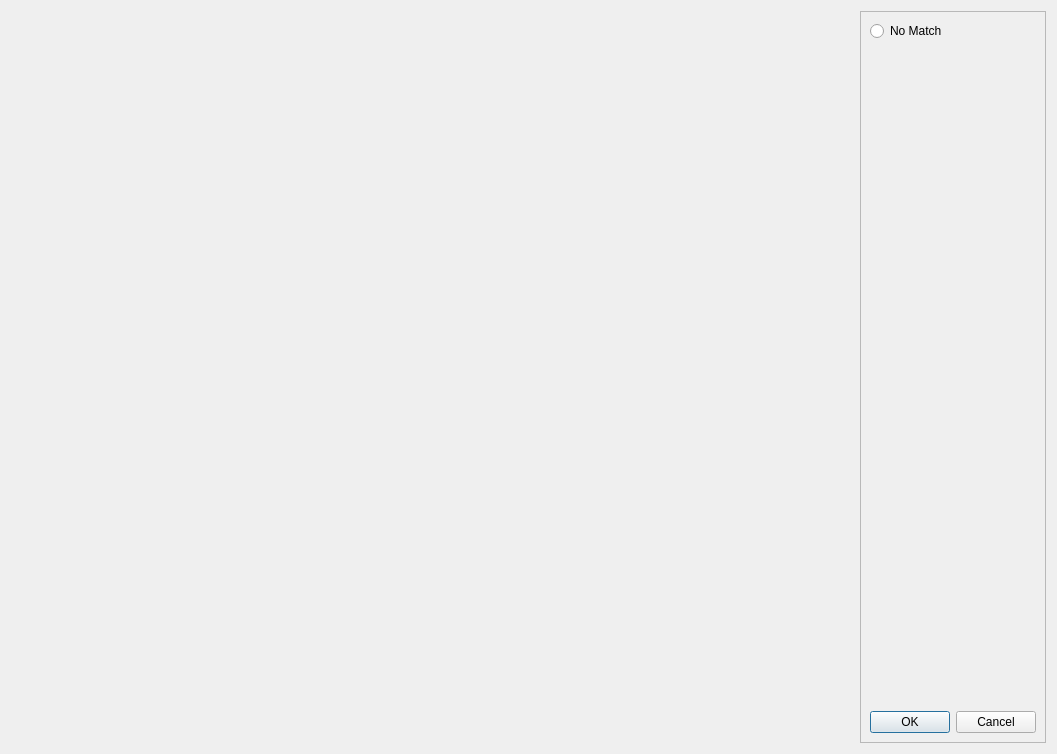
<?xml version="1.0" encoding="UTF-8"?>
<ui version="4.0">
 <class>SessionTrackerDialog</class>
 <widget class="QDialog" name="SessionTrackerDialog">
  <property name="windowModality">
   <enum>Qt::ApplicationModal</enum>
  </property>
  <property name="geometry">
   <rect>
    <x>0</x>
    <y>0</y>
    <width>1057</width>
    <height>754</height>
   </rect>
  </property>
  <property name="sizePolicy">
   <sizepolicy hsizetype="Expanding" vsizetype="Expanding">
    <horstretch>0</horstretch>
    <verstretch>0</verstretch>
   </sizepolicy>
  </property>
  <property name="windowTitle">
   <string>Dialog</string>
  </property>
  <layout class="QHBoxLayout" name="horizontalLayout">
   <item>
    <widget class="MatplotlibWidget" name="mplwidget" native="true">
     <property name="sizePolicy">
      <sizepolicy hsizetype="Expanding" vsizetype="Expanding">
       <horstretch>0</horstretch>
       <verstretch>0</verstretch>
      </sizepolicy>
     </property>
     <property name="autoFillBackground">
      <bool>true</bool>
     </property>
    </widget>
   </item>
   <item>
    <widget class="QFrame" name="frame">
     <property name="frameShape">
      <enum>QFrame::StyledPanel</enum>
     </property>
     <property name="frameShadow">
      <enum>QFrame::Raised</enum>
     </property>
     <layout class="QVBoxLayout" name="verticalLayout">
      <item>
       <widget class="QRadioButton" name="radioButton_nomatch">
        <property name="text">
         <string>No Match</string>
        </property>
       </widget>
      </item>
      <item>
       <spacer name="verticalSpacer">
        <property name="orientation">
         <enum>Qt::Vertical</enum>
        </property>
        <property name="sizeHint" stdset="0">
         <size>
          <width>20</width>
          <height>661</height>
         </size>
        </property>
       </spacer>
      </item>
      <item>
       <widget class="QDialogButtonBox" name="buttonBox">
        <property name="sizePolicy">
         <sizepolicy hsizetype="Maximum" vsizetype="Fixed">
          <horstretch>0</horstretch>
          <verstretch>0</verstretch>
         </sizepolicy>
        </property>
        <property name="orientation">
         <enum>Qt::Horizontal</enum>
        </property>
        <property name="standardButtons">
         <set>QDialogButtonBox::Cancel|QDialogButtonBox::Ok</set>
        </property>
       </widget>
      </item>
     </layout>
    </widget>
   </item>
  </layout>
 </widget>
 <customwidgets>
  <customwidget>
   <class>MatplotlibWidget</class>
   <extends>QWidget</extends>
   <header>matplotlibwidget</header>
  </customwidget>
 </customwidgets>
 <resources/>
 <connections>
  <connection>
   <sender>buttonBox</sender>
   <signal>accepted()</signal>
   <receiver>SessionTrackerDialog</receiver>
   <slot>accept()</slot>
   <hints>
    <hint type="sourcelabel">
     <x>248</x>
     <y>254</y>
    </hint>
    <hint type="destinationlabel">
     <x>157</x>
     <y>274</y>
    </hint>
   </hints>
  </connection>
  <connection>
   <sender>buttonBox</sender>
   <signal>rejected()</signal>
   <receiver>SessionTrackerDialog</receiver>
   <slot>reject()</slot>
   <hints>
    <hint type="sourcelabel">
     <x>316</x>
     <y>260</y>
    </hint>
    <hint type="destinationlabel">
     <x>286</x>
     <y>274</y>
    </hint>
   </hints>
  </connection>
 </connections>
</ui>
